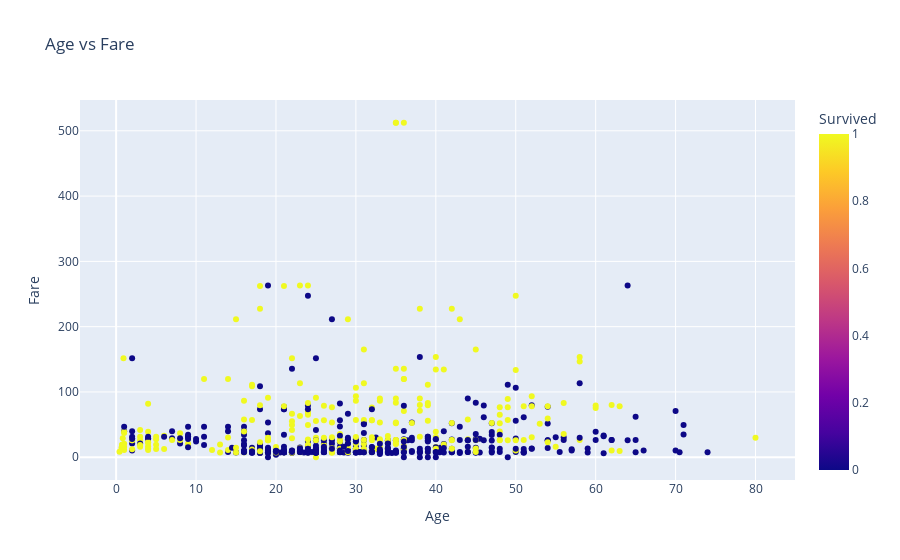

Write notebook code for a chart like this one.
### Code cell
# scatter plot age and fare base on survived in plotly
fig = px.scatter(df_train, x='Age', y='Fare', color='Survived', title='Age vs Fare')
fig.show()

### Figure 1 — Plotly figure (JSON) as saved in the notebook; plotly's stock layout.template omitted (floating-point values rounded to 4 significant figures; data arrays with more than 128 entries replaced by an {"elided": "..."} marker saying what was removed)
{"data": [{"hovertemplate": "Age=%{x}<br>Fare=%{y}<br>Survived=%{marker.color}<extra></extra>", "legendgroup": "", "marker": {"color": {"elided": "891 int values"}, "coloraxis": "coloraxis", "symbol": "circle"}, "mode": "markers", "name": "", "orientation": "v", "showlegend": false, "type": "scatter", "x": {"elided": "891 float values"}, "xaxis": "x", "y": {"elided": "891 float values"}, "yaxis": "y"}], "layout": {"coloraxis": {"colorbar": {"title": {"text": "Survived"}}, "colorscale": [[0, "#0d0887"], [0.1111, "#46039f"], [0.2222, "#7201a8"], [0.3333, "#9c179e"], [0.4444, "#bd3786"], [0.5556, "#d8576b"], [0.6667, "#ed7953"], [0.7778, "#fb9f3a"], [0.8889, "#fdca26"], [1, "#f0f921"]]}, "legend": {"tracegroupgap": 0}, "title": {"text": "Age vs Fare"}, "xaxis": {"anchor": "y", "domain": [0, 1], "title": {"text": "Age"}}, "yaxis": {"anchor": "x", "domain": [0, 1], "title": {"text": "Fare"}}}}
